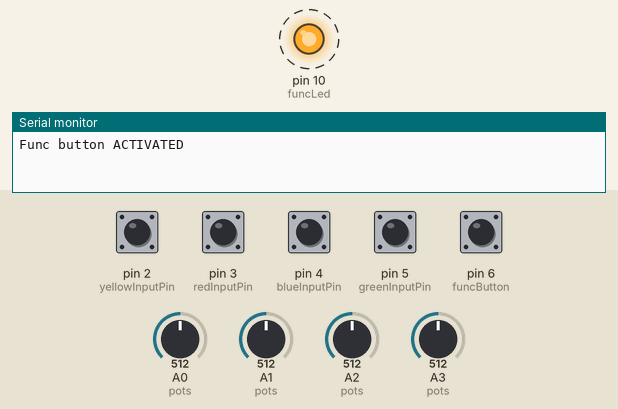
The program below on a simulated Arduino Leonardo, built with avr-gcc and run on an emulated ATmega32U4. On the bench: output pins drawn as LEDs (lit = HIGH), the last lines printed to the serial monitor. Dashed ring = blinking. The inputs (shaded band) are chosen by the test bench; at power-on: pin 2 (yellowInputPin), pin 3 (redInputPin), pin 4 (blueInputPin), pin 5 (greenInputPin), pin 6 (funcButton) HIGH, A0 (pots) = 512, A1 (pots) = 512, A2 (pots) = 512, A3 (pots) = 512.

Above: at 0.87 s.
1.3 s: pin 6 (funcButton) pulled LOW for 0.15 s
At 1.52 s:
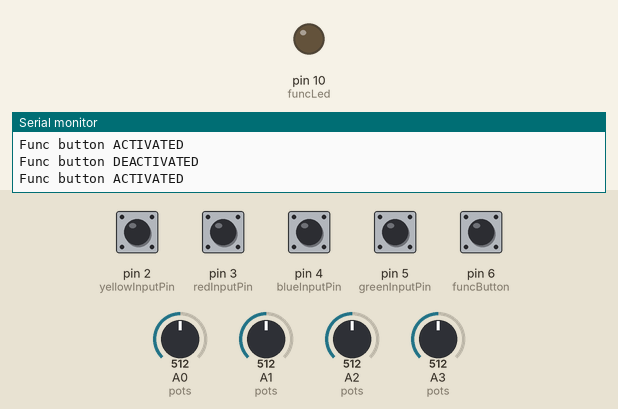
At 1.87 s:
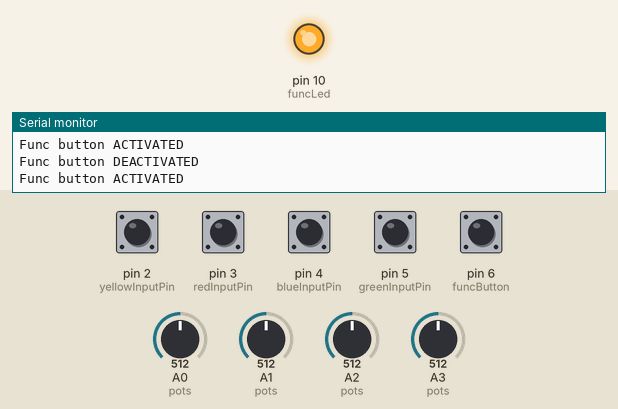
Timing chart, 0 to 10.3 s (numbered marks = the images above; inputs shaded):
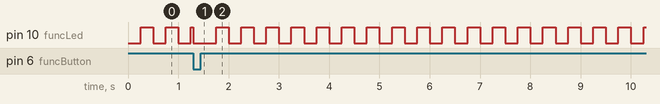

Measured:
- by itself, pin 10 (funcLed): repeats every 0.50 s: HIGH 0.25 s, LOW 0.25 s

The program:

main.cpp
```cpp
#include <Arduino.h>

#include "MIDIUSB.h"
#include "debouncedbutton.h"

// Midi mapping
int midiChannel = 16;

// MidiCC values                // If function button active, this set is used for midi note nr on triggerbuttons
int yellowButtonMidi = 102;     //yellowButtonMidi = 36;
int redButtonMidi = 103;        //redButtonMidi = 37;
int blueButtonMidi = 104;       //blueButtonMidi = 38;
int greenButtonMidi = 105;      //greenButtonMidi = 39;
int pot1MidiCC = 106;
int pot2MidiCC = 107;
int pot3MidiCC = 108;
int touchSliderMidiCC = 109;

// Debug for func button
int fsLast = 0;

// Max/Min values for potensiometer inputs
const int potInputMin = 0;
const int potInputMax = 1023;

// Max/Min values for button inputs
const int buttonInputMin = 0;
const int buttonInputMax = 1;

// Max/Min values for midi data
const int midiMin = 0;
const int midiMax = 127;

//Potentiometer input pins
const int pot1 = A3;
const int pot2 = A2;
const int pot3 = A1;
const int tSlider = A0;

// ---- Function button constants and variables ----
// Function button LED output pin
const int funcLed = 10;
// Function button input pin
const int funcButton = 6;
// Function button state
bool funcButtonActive = false;
// Function button values {previous, current}
int funcVals[] = {0, 0};
// Function button LED blink timer variables
const int funcLedBlinkInterval = 250;
unsigned long lastBlink = 0;
int ledState = HIGH;

//Trigger button input pins
const int yellowInputPin = 2;
const int redInputPin = 3;
const int blueInputPin = 4;
const int greenInputPin = 5;

// Create debounced buttons from the Button class (function button not debounced)
unsigned long buttonDebounceDelayMS = 20;
DebouncedButton yellowButton = DebouncedButton(yellowInputPin, buttonDebounceDelayMS);
DebouncedButton redButton = DebouncedButton(redInputPin, buttonDebounceDelayMS);
DebouncedButton blueButton = DebouncedButton(blueInputPin, buttonDebounceDelayMS);
DebouncedButton greenButton = DebouncedButton(greenInputPin, buttonDebounceDelayMS);

// All button pins and read values
const int numberOfButtons = 4;
const int buttonData = 3;
DebouncedButton buttons[numberOfButtons] = {yellowButton, redButton, blueButton, greenButton};
int btVals[numberOfButtons][buttonData] = {{0, 0, yellowButtonMidi},
                                           {0, 0, redButtonMidi},
                                           {0, 0, blueButtonMidi},
                                           {0, 0, greenButtonMidi}
                                          };

// All potentiometers and read values
const int numberOfPots = 4;
const int potData = 3;
int pots[numberOfPots] = {pot1, pot2, pot3, tSlider};
int potVals[numberOfPots][potData] = {{0, 0, pot1MidiCC},
                                      {0, 0, pot2MidiCC},
                                      {0, 0, pot3MidiCC},
                                      {0, 0, touchSliderMidiCC}
                                     };


void noteOn(byte channel, byte pitch, byte velocity){
    midiEventPacket_t noteOn = {0x09, 0x90 | (channel-1), pitch, velocity};
    MidiUSB.sendMIDI(noteOn);
    MidiUSB.flush();
}

void noteOff(byte channel, byte pitch, byte velocity){
    midiEventPacket_t noteOff = {0x08, 0x80 | (channel-1), pitch, velocity};
    MidiUSB.sendMIDI(noteOff);
    MidiUSB.flush();
}

void controlChange(byte channel, byte control, byte value){
    midiEventPacket_t event = {0x0B, 0xB0 | (channel-1), control, value};
    MidiUSB.sendMIDI(event);
    MidiUSB.flush();
}

// Because INPUT_PULLUP is used when initializing buttons, the button input
// will be HIGH when buttons are NOT pushed
// Buttons scaled "in reverse" to operate more sensible (on when pushed)
int scaleButtonValue(int i){
    return map(i, buttonInputMin, buttonInputMax, midiMax, midiMin);
}

int scalePotValue(int i){
    return map(i, potInputMin, potInputMax, midiMin, midiMax);
}

// --- Func button ---
void printFuncStatus(int state){
    if(state == 1){
        Serial.println("Func button ACTIVATED");
    } else {
        Serial.println("Func button DEACTIVATED");
    }
}

// Switch between Midi Note nr and Midi CC nr for buttons
void setButtonsMidiMapping(int set){
    if(set == 0){
        // set == 0 used for Midi CC
        btVals[0][2] = 102; // yellowButtonMidi CC
        btVals[1][2] = 103; // redButtonMidi CC
        btVals[2][2] = 104; // blueButtonMidi CC
        btVals[3][2] = 105; // greenButtonMidi CC
    }
    if(set == 1) {
        // set == 1 used for Midi Note numbers
        btVals[0][2] = 36; // yellowButtonMidi note number
        btVals[1][2] = 37; // redButtonMidi note number
        btVals[2][2] = 38; // blueButtonMidi note number
        btVals[3][2] = 39; // greenButtonMidi note number
    }
}

void checkFuncButton(){
    // Read func button
    // change midi mapping according to func button state
    int fBt = digitalRead(funcButton);
    funcButtonActive = fBt;
    if (fBt != fsLast){
        fsLast = fBt;
        printFuncStatus(fBt);
    }
    if (fBt == 1){
        //Func Button ACTIVE
        setButtonsMidiMapping(1);
        //Timer for blinking LED when func button is active
        if (millis()-lastBlink >= funcLedBlinkInterval){
            lastBlink = millis();
            digitalWrite(funcLed, ledState);
            ledState = !ledState;
        }
    }
    if (fBt == 0){
        //Func Button DISABLED
        setButtonsMidiMapping(0);
        digitalWrite(funcLed, LOW);
    }
}

// --- Button functions ---
void readButtons(){
    // loop through all buttons and read their values

    // read function button (not debounced)
    funcVals[1] = digitalRead(funcButton);

    // read debounced trigger buttons and scale to min/max midi values
    for (int i = 0; i < numberOfButtons; i++){
        int bt = buttons[i].readButton();
        btVals[i][1] = scaleButtonValue(bt);
    }
}

void updateButtonVals(int i){
    // update previous button value with new/current value for button nr i
    btVals[i][0] = btVals[i][1];
}

void sendAndUpdateButtonsData(){
    // loop through all buttons, send midi data and update button values

    // if function button active, send Midi Notes for triggerbuttons
    if(funcButtonActive){
        for(int i=0; i < numberOfButtons; i++){
            if(btVals[i][0] != btVals[i][1]){
                // send note on if button pressed
                // note off if button not pressed
                int velocity = (potVals[3][1] == 0) ? 127 : potVals[3][1];
                if(btVals[i][1]){
                    noteOn(midiChannel, btVals[i][2], velocity);
                } else {
                    noteOff(midiChannel, btVals[i][2], velocity);
                }
                updateButtonVals(i);
            }
        }
    }
    // if function button inactive, send Midi CC for triggerbuttons
    if(!funcButtonActive){
        for (int i = 0; i < numberOfButtons; i++){
            if(btVals[i][0] != btVals[i][1]){
                //send mididata and update btVals
                controlChange(midiChannel, btVals[i][2], btVals[i][1]);
                updateButtonVals(i);
            }
        }
    }
}

// Potentiometer functions
void readPots(){
    // loop through all potentiometers and read their values
    for (int i = 0; i < numberOfPots; i++){
        int pot = analogRead(pots[i]);
        potVals[i][1] = scalePotValue(pot);
    }
}

void updatePotVals(int i){
    // update previous potentiometer value with new/current value for potentiometer nr i
    potVals[i][0] = potVals[i][1];
}

void sendAndUpdatePotsData(){
    // If function button is active, do not send Midi CC for touch slider (used for velocity
    // when trigggering notes with buttons)
    int tSlider = 0;
    if(funcButtonActive){
        tSlider = 1;
    }
    for (int i = 0; i < numberOfPots-tSlider; i++){
        if(potVals[i][0] != potVals[i][1]){
            //send mididata and update potVals
            controlChange(midiChannel, potVals[i][2], potVals[i][1]);
            updatePotVals(i);
        }
    }
}

void setup(){
    // Serial.begin(9600);

    // Initialize func button
    pinMode(funcButton, INPUT_PULLUP);

    // Initialize func led
    pinMode(funcLed, OUTPUT);

    // Initialize buttons
    for (int i = 0; i < numberOfButtons; i++){
        pinMode(buttons[i].getPinnr(), INPUT_PULLUP);
    }
    // Initialize pots
    for (int i = 0; i < numberOfPots; i++){
        pinMode(pots[i], INPUT);
    }
}

void loop(){
    checkFuncButton();
    readButtons();
    readPots();
    sendAndUpdateButtonsData();
    sendAndUpdatePotsData();
}
```

debouncedbutton.cpp
```cpp
#include "debouncedbutton.h"

DebouncedButton::DebouncedButton(int buttonInputPin, unsigned long debounceDelay){
    buttonPin = buttonInputPin;
    debounceDly = debounceDelay;
}

uint8_t DebouncedButton::getPinnr(){
    return buttonPin;
}

int DebouncedButton::readButton()
    {
        buttonReading = digitalRead(buttonPin);

        // Reset the timer if the state changes
        if (buttonReading != prevButtonReading)
            lastReadTime = millis();

        // If this state has lasted longer than the debounce delay parameter,
        // actually count it as a reading
        if ((millis() - lastReadTime) > debounceDly)
        {
            if (buttonReading != buttonState)
                buttonState = buttonReading;

            prevButtonState = buttonState;
        }
        prevButtonReading = buttonReading;
        return buttonState;
    }
```

debouncedbutton.h
```cpp
/*
Button class
Used for debouncing buttons to avoid double triggers and noise

debounceDelay is in milliseconds
*/

#include <Arduino.h>

class DebouncedButton
{
public:
    DebouncedButton(int buttonInputPin, unsigned long debounceDelay);
    uint8_t getPinnr();
    int readButton();

private:
    unsigned long lastReadTime;
    int buttonReading;
    int prevButtonReading;
    int buttonState;
    int prevButtonState;
    int buttonPin;
    unsigned long debounceDly;
};
```
